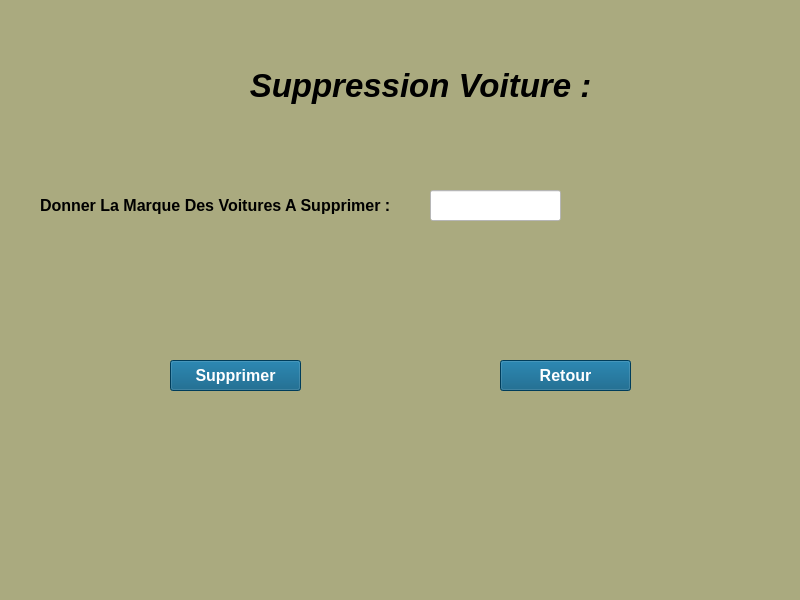
<?xml version="1.0" encoding="UTF-8"?>
<ui version="4.0">
 <class>Form</class>
 <widget class="QWidget" name="Form">
  <property name="geometry">
   <rect>
    <x>0</x>
    <y>0</y>
    <width>800</width>
    <height>600</height>
   </rect>
  </property>
  <property name="windowTitle">
   <string>Form</string>
  </property>
  <property name="styleSheet">
   <string notr="true">background-color: rgb(170, 170, 127);</string>
  </property>
  <widget class="QLabel" name="label">
   <property name="geometry">
    <rect>
     <x>40</x>
     <y>190</y>
     <width>381</width>
     <height>31</height>
    </rect>
   </property>
   <property name="font">
    <font>
     <pointsize>12</pointsize>
     <weight>75</weight>
     <bold>true</bold>
    </font>
   </property>
   <property name="text">
    <string>Donner La Marque Des Voitures A Supprimer : </string>
   </property>
  </widget>
  <widget class="QLineEdit" name="lire_marque">
   <property name="geometry">
    <rect>
     <x>430</x>
     <y>190</y>
     <width>131</width>
     <height>31</height>
    </rect>
   </property>
   <property name="styleSheet">
    <string notr="true">background-color: rgb(255, 255, 255);
font: 14pt &quot;MS Shell Dlg 2&quot;;</string>
   </property>
  </widget>
  <widget class="QPushButton" name="supprimer">
   <property name="geometry">
    <rect>
     <x>170</x>
     <y>360</y>
     <width>131</width>
     <height>31</height>
    </rect>
   </property>
   <property name="font">
    <font>
     <pointsize>12</pointsize>
     <weight>75</weight>
     <bold>true</bold>
    </font>
   </property>
   <property name="styleSheet">
    <string notr="true">background-color: rgb(0, 85, 127);
color: rgb(255, 255, 255);</string>
   </property>
   <property name="text">
    <string>Supprimer</string>
   </property>
  </widget>
  <widget class="QPushButton" name="retour">
   <property name="geometry">
    <rect>
     <x>500</x>
     <y>360</y>
     <width>131</width>
     <height>31</height>
    </rect>
   </property>
   <property name="font">
    <font>
     <pointsize>12</pointsize>
     <weight>75</weight>
     <bold>true</bold>
    </font>
   </property>
   <property name="styleSheet">
    <string notr="true">color: rgb(255, 255, 255);
background-color: rgb(0, 85, 127);</string>
   </property>
   <property name="text">
    <string>Retour</string>
   </property>
  </widget>
  <widget class="QLabel" name="label_2">
   <property name="geometry">
    <rect>
     <x>220</x>
     <y>60</y>
     <width>401</width>
     <height>51</height>
    </rect>
   </property>
   <property name="font">
    <font>
     <pointsize>25</pointsize>
     <weight>75</weight>
     <italic>true</italic>
     <bold>true</bold>
    </font>
   </property>
   <property name="text">
    <string>Suppression Voiture :</string>
   </property>
   <property name="alignment">
    <set>Qt::AlignCenter</set>
   </property>
  </widget>
 </widget>
 <resources/>
 <connections/>
</ui>
